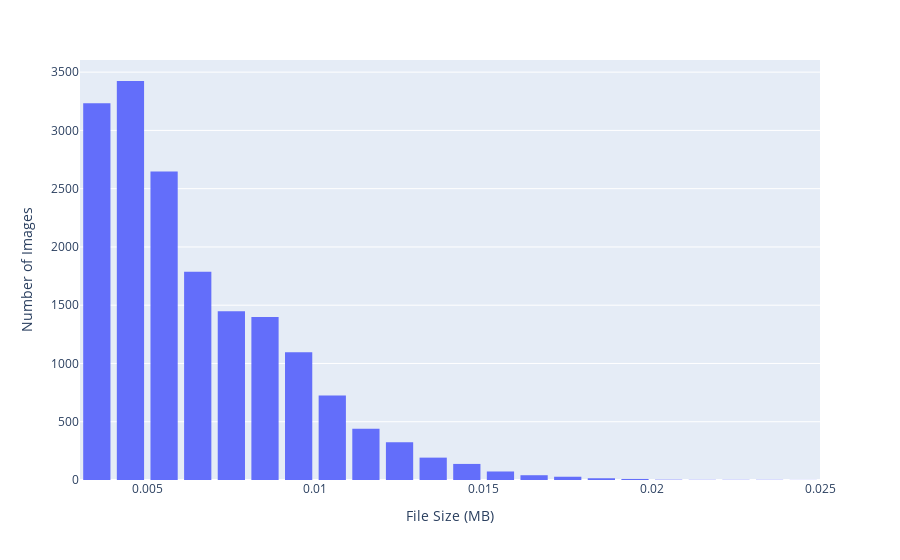

Source (notebook cell):
### Code cell
import plotly.express as px
import os


# List to store file sizes
sizes = []

# Iterate over each file in the root directory and its subdirectories
for dirpath, dirnames, filenames in os.walk(path_to_label):
    for filename in filenames:
        # Get the full path of the file
        file_path = os.path.join(dirpath, filename)
        # Get the file size in bytes
        file_size = os.path.getsize(file_path)
        # Convert file size to MB and add to the list
        sizes.append(file_size / 1_000_000)
print (sizes)
#create a plot with plotly
fig = px.histogram(x=sizes, nbins=40, labels={'x': 'File Size (MB)', 'y': 'Number of Images'})
# Customize the plot
fig.update_layout(
    xaxis_title="File Size (MB)",
    yaxis_title="Number of Images",
    showlegend=False,
    bargap=0.1,
    bargroupgap=0.1
)
fig.show()
mean_size = np.mean(sizes)
std_size = np.std(sizes)
print(f"Mean file size: {mean_size:.2f} MB")
print(f"Standard deviation of file size: {std_size:.2f} MB")

### Figure 1 — Plotly figure (JSON) as saved in the notebook; plotly's stock layout.template omitted (floating-point values rounded to 4 significant figures; data arrays with more than 128 entries replaced by an {"elided": "..."} marker saying what was removed)
{"data": [{"alignmentgroup": "True", "bingroup": "x", "hovertemplate": "File Size (MB)=%{x}<br>count=%{y}<extra></extra>", "legendgroup": "", "marker": {"color": "#636efa", "pattern": {"shape": ""}}, "name": "", "nbinsx": 40, "offsetgroup": "", "orientation": "v", "showlegend": false, "type": "histogram", "x": {"elided": "17030 float values"}, "xaxis": "x", "yaxis": "y"}], "layout": {"bargap": 0.1, "bargroupgap": 0.1, "barmode": "relative", "legend": {"tracegroupgap": 0}, "margin": {"t": 60}, "showlegend": false, "xaxis": {"anchor": "y", "domain": [0, 1], "title": {"text": "File Size (MB)"}}, "yaxis": {"anchor": "x", "domain": [0, 1], "title": {"text": "Number of Images"}}}}
